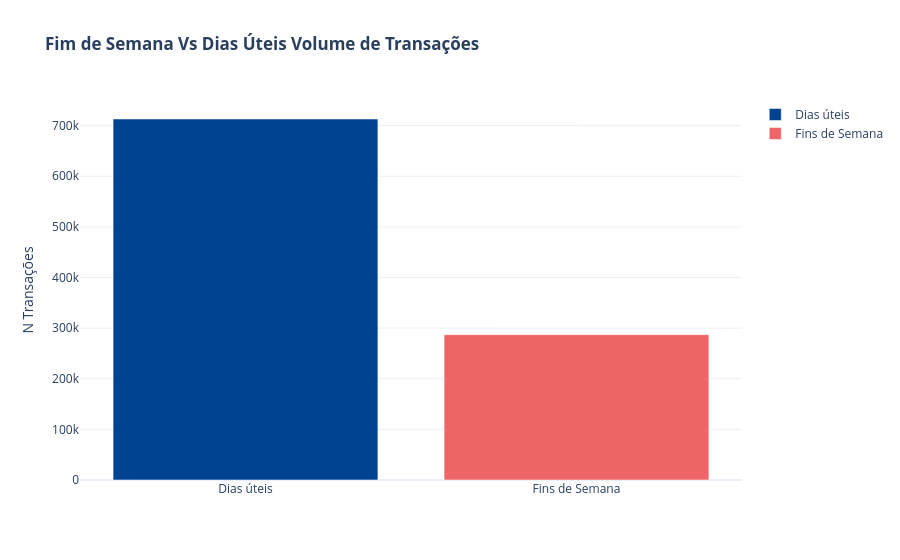

Write notebook code for a chart like this one.
### Code cell
status_geral = df.groupby('is_weekend').agg(
    transacoes=('order_id', 'count'),
    receita=('total_price_usd', 'sum'),
    lucro=('profit_usd', 'sum')
).reset_index()


labels_weekday = 'Dias úteis'
labels_weekend = 'Fins de Semana'

fig = go.Figure()

fig.add_trace(go.Bar(
    x=[labels_weekday],
    y=status_geral[status_geral['is_weekend'] == 'No']['transacoes'].values,
    name='Dias úteis',
    marker_color='#004393'
))

fig.add_trace(go.Bar(
    x=[labels_weekend],
    y=status_geral[status_geral['is_weekend'] == 'Yes']['transacoes'].values,
    name='Fins de Semana',
    marker_color='#EF6567'
))

fig.update_layout(
    title='<b>Fim de Semana Vs Dias Úteis Volume de Transações</b>',
    yaxis_title='N Transações',
    template='plotly_white'
)

fig.show()

### Figure 1 — Plotly figure (JSON) as saved in the notebook; plotly's stock layout.template omitted (floating-point values rounded to 4 significant figures)
{"data": [{"marker": {"color": "#004393"}, "name": "Dias úteis", "type": "bar", "x": ["Dias úteis"], "y": [713021]}, {"marker": {"color": "#EF6567"}, "name": "Fins de Semana", "type": "bar", "x": ["Fins de Semana"], "y": [287102]}], "layout": {"title": {"text": "<b>Fim de Semana Vs Dias Úteis Volume de Transações</b>"}, "yaxis": {"title": {"text": "N Transações"}}}}
